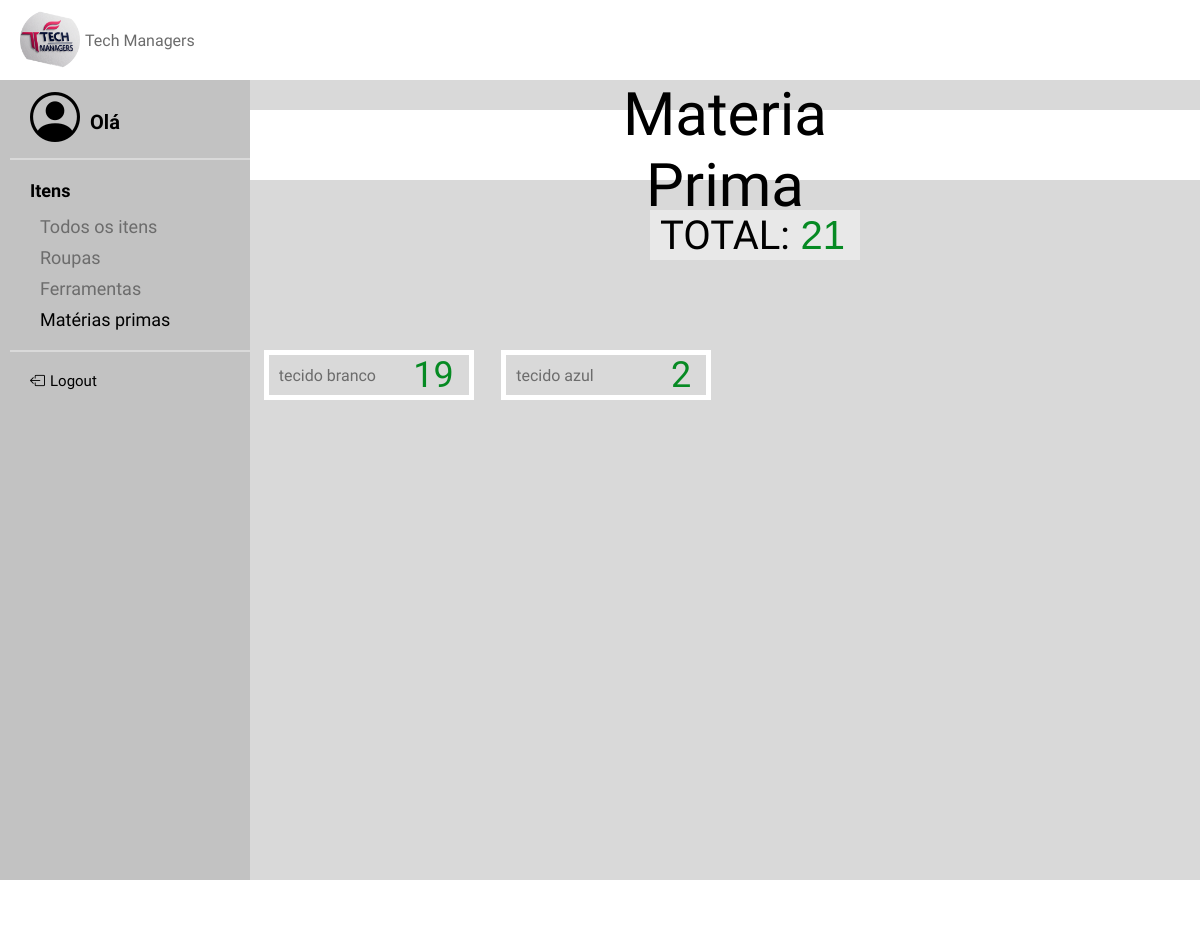
The app's page /TelaAM, older data.
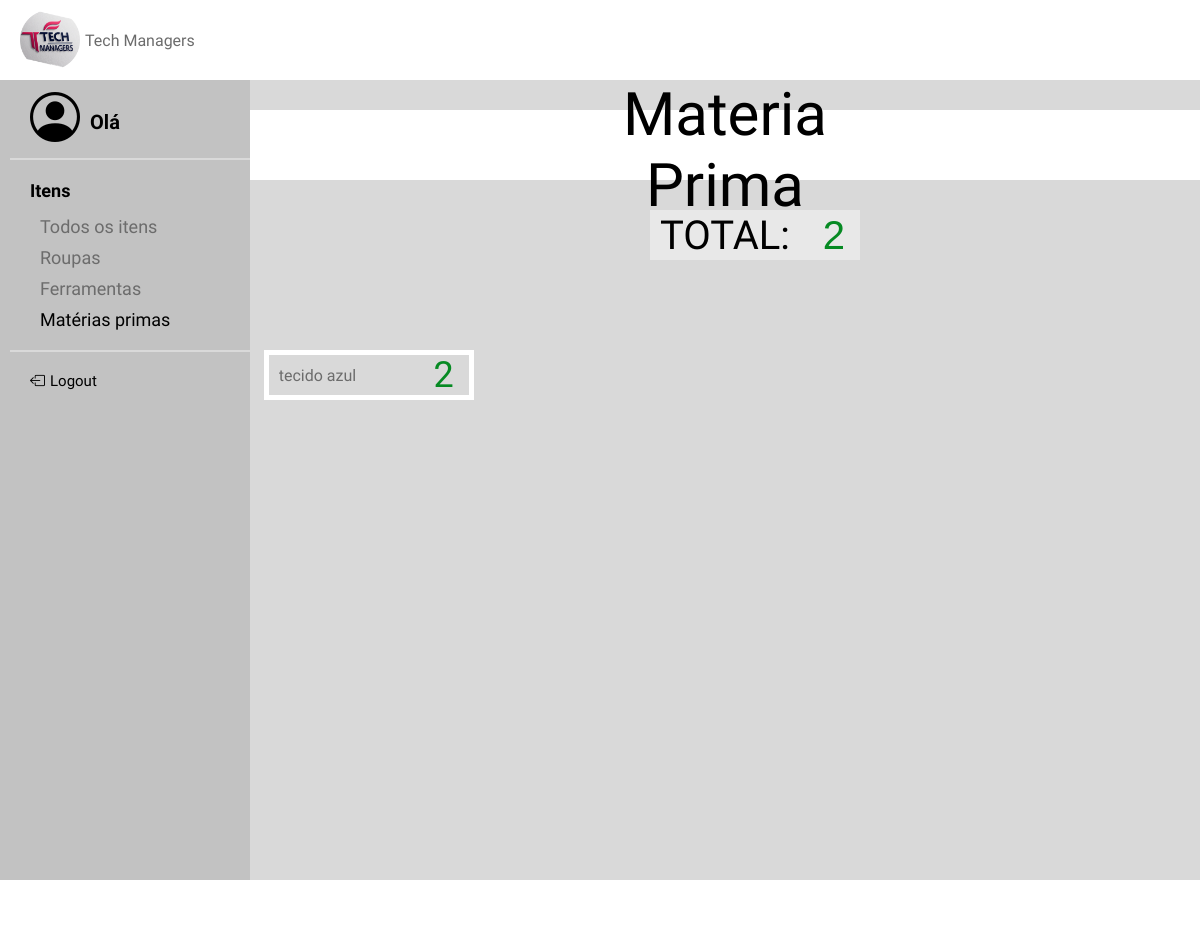
The same page, newer data.
### models.py (models this page shows, shortened)
class ITEM(Base):
    __tablename__ = 'item'
    id = Column(Integer, primary_key=True, unique=True, nullable=False, index=True)
    nome = Column(String(40), nullable=False, index=True)
    tipo = Column(String(40), nullable=False, index=True)
    quantidade = Column(Integer, nullable=False, index=True)

### app.py (the view)
@app.route('/TelaAM')
def tela_materia_prima():
    itens = ITEM.query.filter_by(tipo="Materia").all()
    total = db_session.query(func.sum(ITEM.quantidade)).filter(ITEM.tipo == "Materia").scalar() or 0
    return render_template("TelaAMateriaPrima.html", itens=itens, total=total)

### templates/TelaAMateriaPrima.html
{% extends "base.html" %}
{% block conteudo %}
    <link rel="stylesheet" href="/static/TelaAMateriaPrima.css">
    <div class="container">
        <div id="numero">
            <p class="titulo">Materia Prima</p>
        </div>
        <div id="total">
            <p for="numero" id="textonumero"> TOTAL: </p>
            <input type="number" id="camponumero" name="numero" value="{{ total }}" readonly>
        </div>
        <div class="cards">
            {% for item in itens %}
                <div class="card">
                    <form class="input-group">
                        <input type="text" id="nome" name="nome" value="{{ item.nome }}" readonly>
                        <input type="number" id="quantidade" name="quantidade" value="{{ item.quantidade }}" disabled>
                    </form>
                </div>
        {% endfor %}
        </div>
    </div>
{% endblock %}

Row changes from the older to the newer data that the page shows:
removed ITEM: nome "tecido branco", quantidade "19"
Text that changed along with them:
form field numero: "21" → "2"
